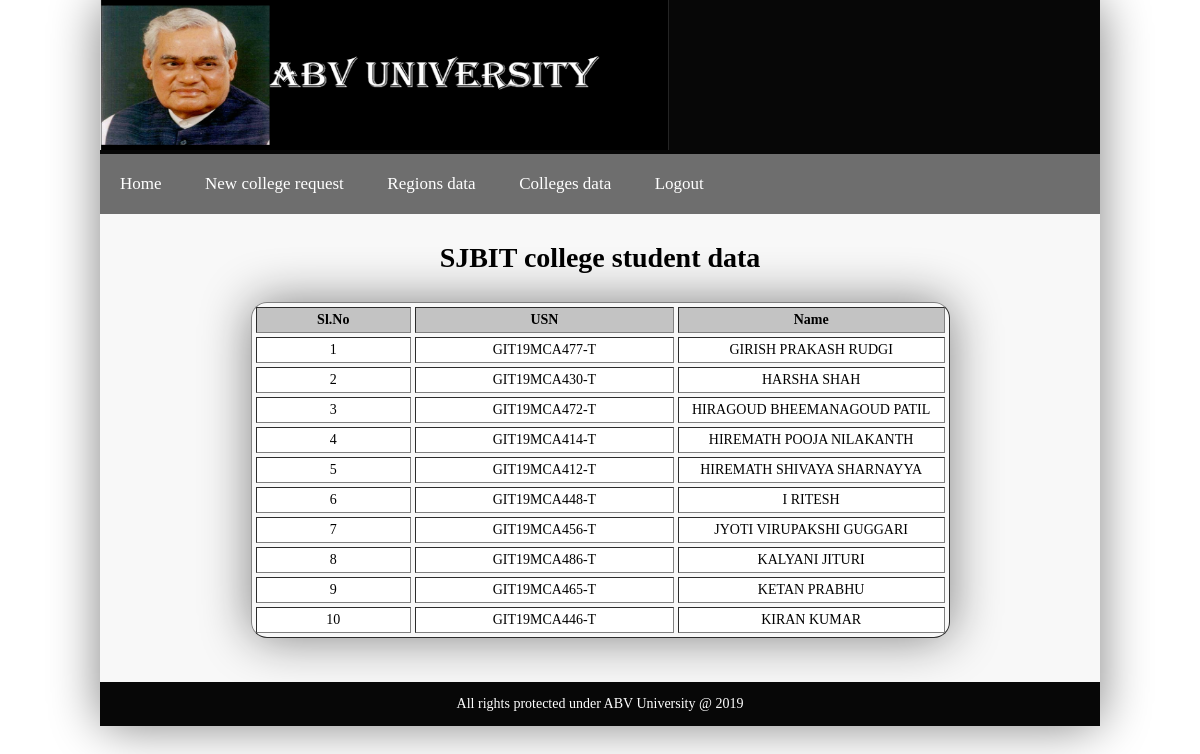
/universityadmin4collegedata.php (signed in), run on the app's committed database.
### tables this page shows
CREATE TABLE `college4student` (
  `usn` varchar(30) NOT NULL,
  `name` varchar(30) NOT NULL
);

### universityadmin4collegedata.php (the view, shortened to what this page needs)
?><!DOCTYPE html>
<html>
    <head>
        <link rel="stylesheet" type="text/css" href="nav2.css"/>
         <link rel="stylesheet" href="style.css">
    </head>
    <body class="body">
        <table width="1000" border="0" cellspacing="0" cellpadding="0" align="center">
         <tbody>
            <tr>
              <td height="140" bgcolor="#070707" align="left">  <?php include("header.php"); ?> </td>
            </tr>
            <tr>
              <td bgcolor="#6E6E6E"> <?php include("universitynav.php"); ?> </td>
           </tr>
            <tr bgcolor="#F8F8F8">
                <td colspan="2">  <h1 align="center"> <p>SJBIT college student data</p>
</h1>
                  <?php
						include("myconn2.php");
						$sql="SELECT *from college4student";
						$result=$conn2->query($sql);
						if($result->num_rows==0)
						{
							echo "No Records Found";
						}
						else
						{
					?>
                  <table width="699" border="1" align="center" cellpadding="4" cellspacing="4">
                    <tbody>
                      <tr>
                        <th width="159" bgcolor="#C3C3C3" style="text-align: center" scope="col"> Sl.No </th>
                        <th width="267" bgcolor="#C3C3C3" style="text-align: center" scope="col"> USN </th>
                        <th width="273" bgcolor="#C3C3C3" style="text-align: center" scope="col"> Name </th>
                      </tr>
                      <?php
							$r1 = 1;
							while($row=$result->fetch_assoc())
							{
								$usn1=$row["usn"];
								$name1=$row["name"];
							?>
                      <tr>
                        <td bgcolor="#FFFFFF" style="text-align: center"><?php echo $r1++;?></td>
                        <td bgcolor="#FFFFFF" style="text-align: center"><?php echo $usn1;?></td>
                        <td bgcolor="#FFFFFF" style="text-align: center"><?php echo $name1;?></td>
                      </tr>
                      <?php
						}
						}
                       ?>
                    </tbody>
                  </table>
                  <p>&nbsp;</p>
              </td>
            </tr>
            <tr>
               <td bgcolor="#070707" align="center" height="2"> <?php include("footer.php"); ?></td>
            </tr>
        </tbody>
      </table>
    </body>
</html>

### style.css (style rules this page uses)
body { margin: 0; padding: 0; height: 100%; }
table { margin: auto; -webkit-box-shadow: 0 0 50px gray; -moz-box-shadow: 0 0 50px gray; box-shadow: 0 0 50px gray; border-radius: 16px; font-size: 14px; }

### data on the page
college4student: usn "GIT19MCA477-T", name "GIRISH PRAKASH RUDGI"
college4student: usn "GIT19MCA430-T", name "HARSHA SHAH"
college4student: usn "GIT19MCA472-T", name "HIRAGOUD BHEEMANAGOUD PATIL"
college4student: usn "GIT19MCA414-T", name "HIREMATH POOJA NILAKANTH"
college4student: usn "GIT19MCA412-T", name "HIREMATH SHIVAYA SHARNAYYA"
college4student: usn "GIT19MCA448-T", name "I RITESH"
college4student: usn "GIT19MCA456-T", name "JYOTI VIRUPAKSHI GUGGARI"
college4student: usn "GIT19MCA486-T", name "KALYANI JITURI"
college4student: usn "GIT19MCA465-T", name "KETAN PRABHU"
college4student: usn "GIT19MCA446-T", name "KIRAN KUMAR"
